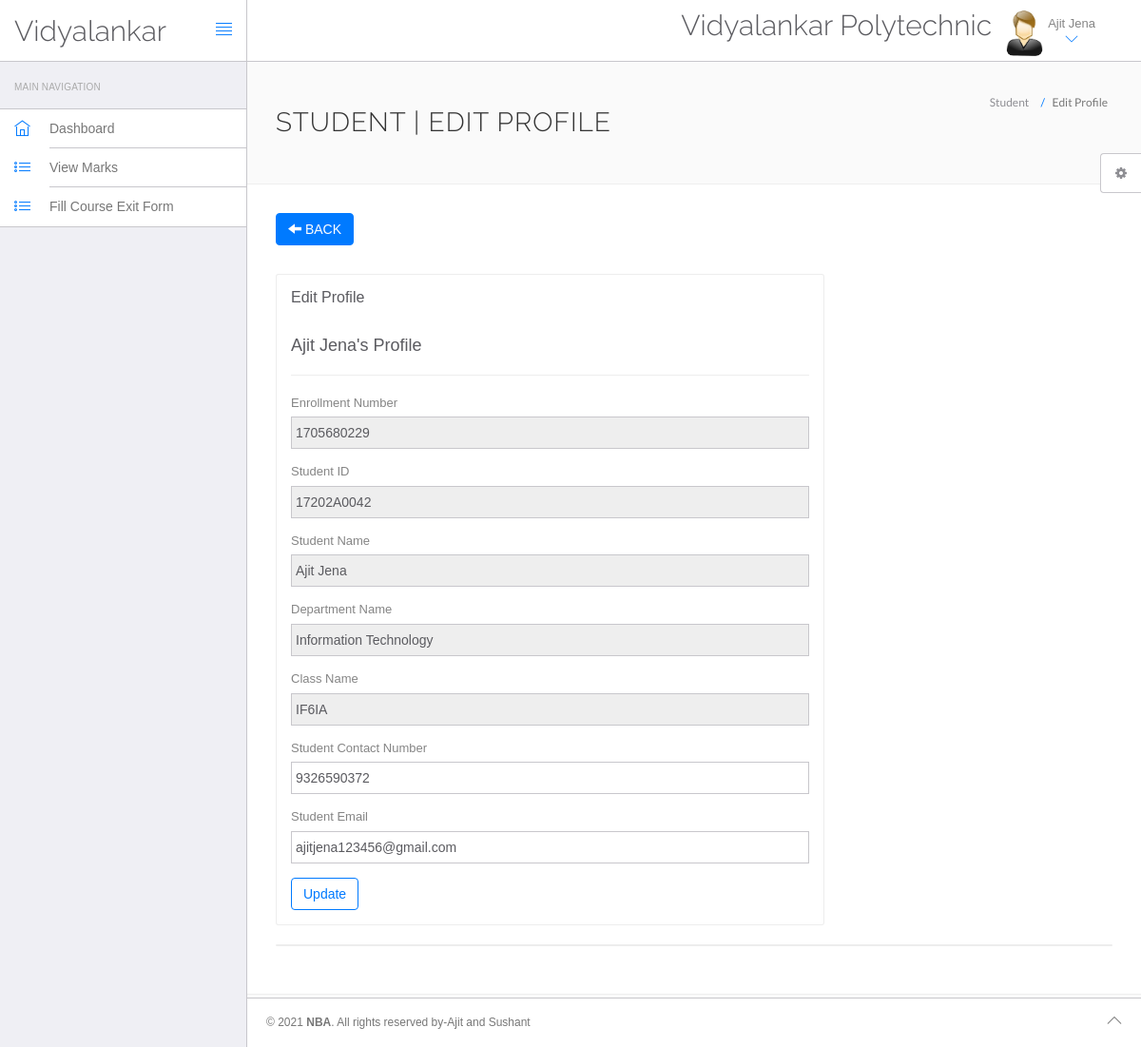
The app's page /afclick/edit-profile.php (signed in), older data.
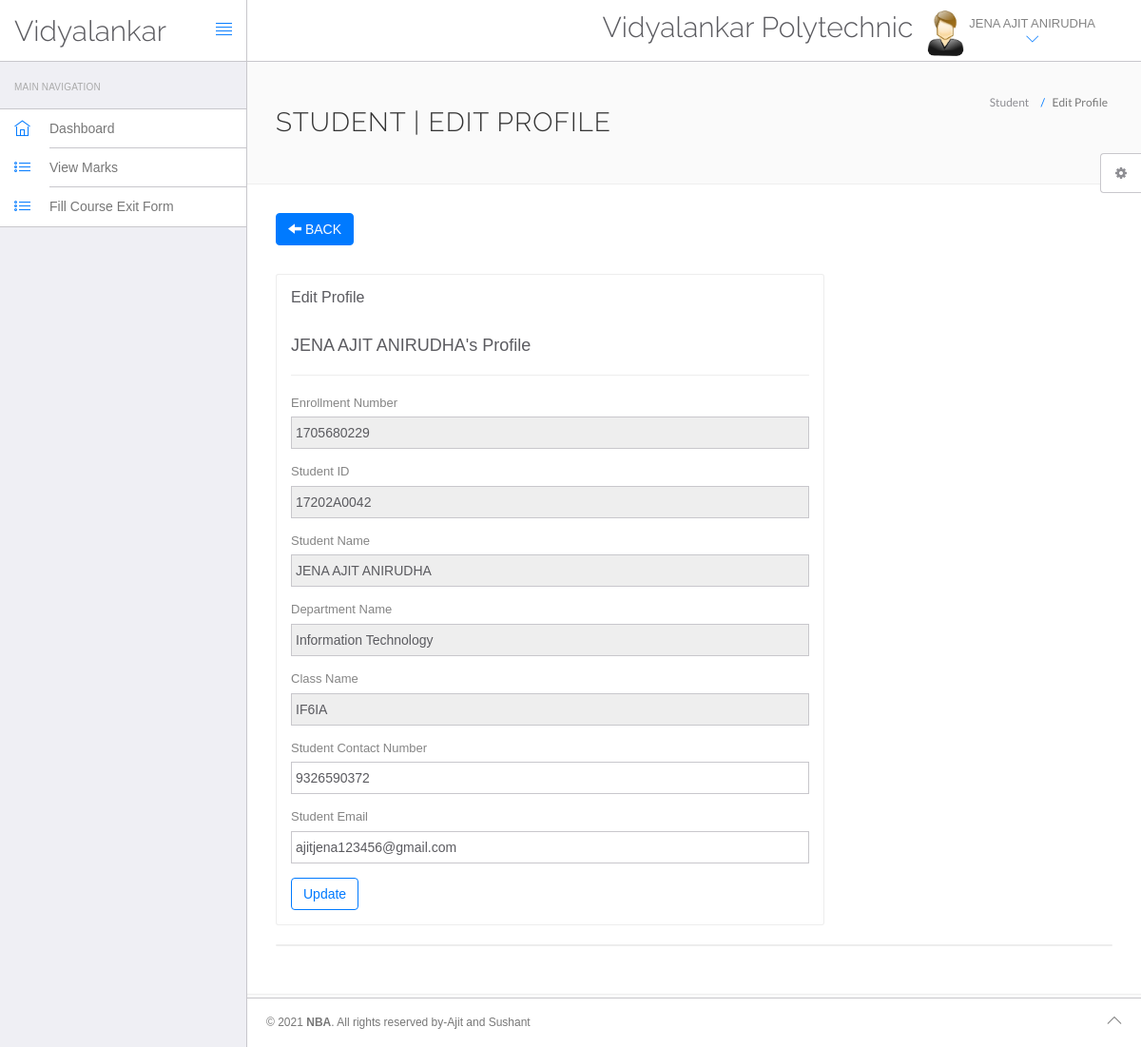
The same page, newer data.
### tables this page shows
CREATE TABLE `student` (
  `years` varchar(20) NOT NULL,
  `enrollment` int(10) NOT NULL,
  `st_id` varchar(20) NOT NULL,
  `st_name` varchar(30) NOT NULL,
  `st_password` varchar(100) NOT NULL,
  `st_phone` bigint(10) NOT NULL,
  `st_email` varchar(50) NOT NULL,
  `class_name` varchar(20) NOT NULL,
  `dept_name` varchar(30) NOT NULL
);

### afclick/edit-profile.php (the view, shortened to what the changed rows need)
<?php
include('include/config.php');
?>
<!DOCTYPE html>
<html lang="en">
	<head>
		<link rel="stylesheet" href="vendor/bootstrap/css/bootstrap.min.css">
		<link rel="stylesheet" href="vendor/fontawesome/css/font-awesome.min.css">
		<link rel="stylesheet" href="vendor/themify-icons/themify-icons.min.css">
		<link href="vendor/animate.css/animate.min.css" rel="stylesheet" media="screen">
		<link href="vendor/perfect-scrollbar/perfect-scrollbar.min.css" rel="stylesheet" media="screen">
		<link href="vendor/switchery/switchery.min.css" rel="stylesheet" media="screen">
		<link href="vendor/bootstrap-touchspin/jquery.bootstrap-touchspin.min.css" rel="stylesheet" media="screen">
		<link href="vendor/select2/select2.min.css" rel="stylesheet" media="screen">
		<link href="vendor/bootstrap-datepicker/bootstrap-datepicker3.standalone.min.css" rel="stylesheet" media="screen">
		<link href="vendor/bootstrap-timepicker/bootstrap-timepicker.min.css" rel="stylesheet" media="screen">
		<link rel="stylesheet" href="assets/css/styles.css">
		<link rel="stylesheet" href="assets/css/plugins.css">
		<link rel="stylesheet" href="assets/css/themes/theme-1.css" id="skin_color" />
	</head>
	<body>
		<div id="app">
			<div class="app-content">
						<?php include('include/header.php');?>
				<div class="main-content" >
					<div class="wrap-content container" id="container">
						<section id="page-title">
							<div class="row">
								<div class="col-sm-8">
									<h1 class="mainTitle">Student | Edit Profile</h1>
																	</div>
							</div>
						</section>
						<div class="container-fluid container-fullw bg-white">
							<div class="row">
								<div class="col-md-12">
									<div class="row margin-top-30">
										<div class="col-lg-8 col-md-12">
											<div class="panel panel-white">
												<div class="panel-body">
									<?php
$sql=mysqli_query($con,"select * from student where st_id='".$_SESSION['login']."'");
while($data=mysqli_fetch_array($sql))
{
?>
<h4><?php echo htmlentities($data['st_name']);?>'s Profile</h4>
<hr />													<form role="form" name="edit" method="post">
            <div class="form-group">
                <label for="fname">
                Enrollment Number
                </label>
                <input type="text" name="enrollment" class="form-control" value="<?php echo htmlentities($data['enrollment']);?>" readonly >
            </div>
            <div class="form-group">
                <label for="fname">
                Student ID
                </label>
                <input type="text" name="studentid" class="form-control" value="<?php echo htmlentities($data['st_id']);?>" readonly>
            </div>
            <div class="form-group">
                <label for="fname">
                Student Name
                </label>
                <input type="text" name="studname" class="form-control" value="<?php echo htmlentities($data['st_name']);?>" readonly >
            </div>
            <div class="form-group">
                <label for="city">
               Department Name
                </label>
                <input type="text" name="deptname" class="form-control" required="required"  value="<?php echo htmlentities($data['dept_name']);?>" readonly >
            </div>
            <div class="form-group">
                <label for="city">
                Class Name
                </label>
                <input type="text" name="classname" class="form-control" required="required"  value="<?php echo htmlentities($data['class_name']);?>" readonly >
            </div>
            <div class="form-group">
                <label for="fname">
                Student Contact Number
                </label>
                <input type="text" name="studcontnmu" class="form-control" value="<?php echo htmlentities($data['st_phone']);?>" >
            </div>
            <div class="form-group">
                <label for="fess">
                Student Email
                </label>
                <input type="email" name="studmail" class="form-control"    value="<?php echo htmlentities($data['st_email']);?>">
            </div>
														<button type="submit" name="submit" class="btn btn-o btn-primary">
															Update
                                                    </button>
													</form>
													<?php } ?>
												</div>
											</div>
										</div>
											</div>
										</div>
									</div>
								</div>
					</div>
				</div>
			</div>
		</div>
	</body>
</html>

### afclick/include/header.php (shortened to what the changed rows need)
<header class="navbar navbar-default navbar-static-top">
					<div class="navbar-header">
						<a class="navbar-brand" href="#">
							<h2 style="padding-top:10% ">Vidyalankar</h2>
						</a>
					</div>
					<div class="navbar-collapse collapse">
						<ul class="nav navbar-right">
								<li  style="padding-top:2% ">
								<h2>Vidyalankar Polytechnic</h2>
							</li>
							<li class="dropdown current-user">
								<a href class="dropdown-toggle" data-toggle="dropdown">
									<img src="assets/images/images.jpg"> <span class="username">
									<?php $query=mysqli_query($con,"select st_name from student where st_id='".$_SESSION['login']."'");
while($row=mysqli_fetch_array($query))
{
	echo $row['st_name'];
}
									?> <i class="ti-angle-down"></i></span>
								</a>
							</li>
						</ul>
					</div>
				</header>

Row changes from the older to the newer data that the page shows:
changed student "Information Technology": st_name "Ajit Jena" → "JENA AJIT ANIRUDHA"; studname "Ajit Jena" → "JENA AJIT ANIRUDHA"
